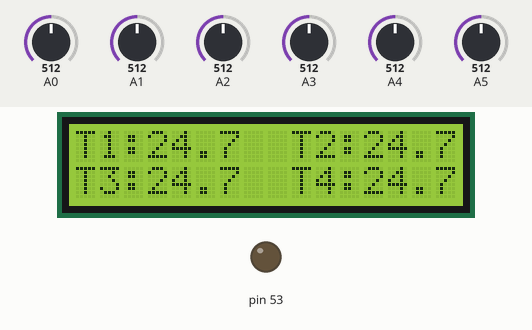
The sketch below on a simulated Arduino Mega 2560, built with avr-gcc and run on an emulated ATmega2560. On the bench: 16×2 character LCD, output pins drawn as LEDs (lit = HIGH). The test bench sets the inputs (shaded band); at power-on: A0 = 512, A1 = 512, A2 = 512, A3 = 512, A4 = 512, A5 = 512. The local clock reads 2024-03-15 10:24:30 at power-on unless the sketch sets it; storage starts empty; what the sketch prints to the serial monitor is not drawn.

Above: at 1.2 s.
1.3 s: A0 set to 716
At 4.4 s:
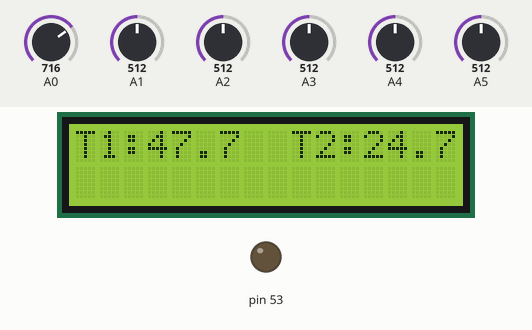
10.1 s: A1 set to 716
At 11.6 s:
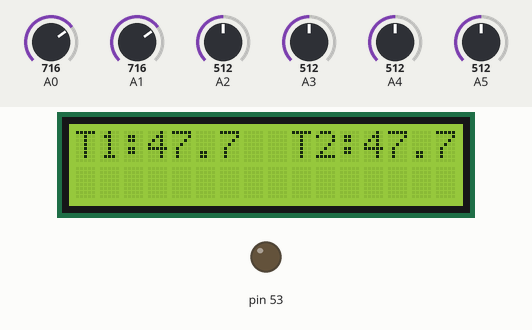
14.7 s: A2 set to 716
At 19.6 s:
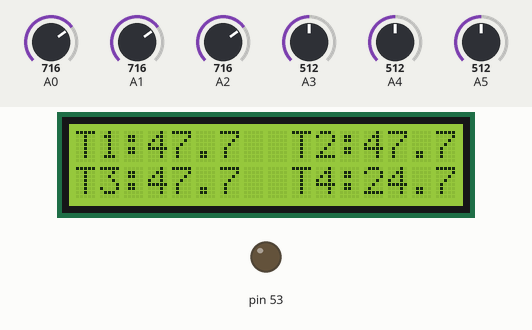
20.5 s: A3 set to 716
At 23.2 s:
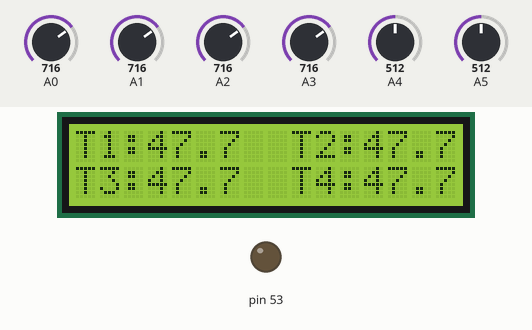
25.1 s: A4 set to 716
At 27.8 s:
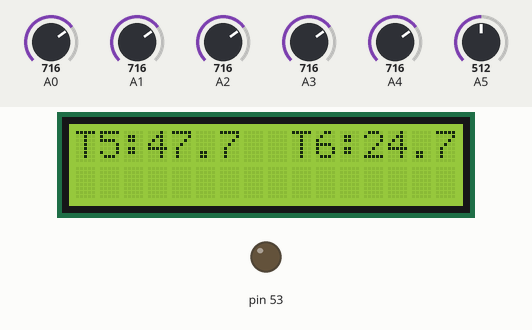
29.7 s: A5 set to 716
At 35.1 s:
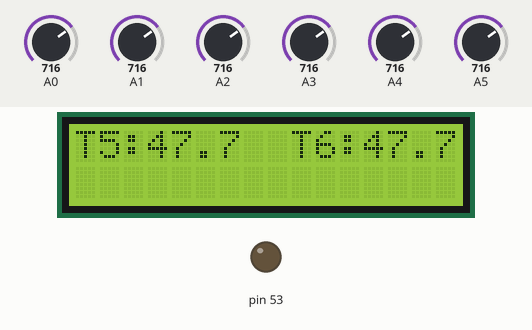
Timing chart, 0 to 36.6 s (numbered marks = the images above; inputs shaded):
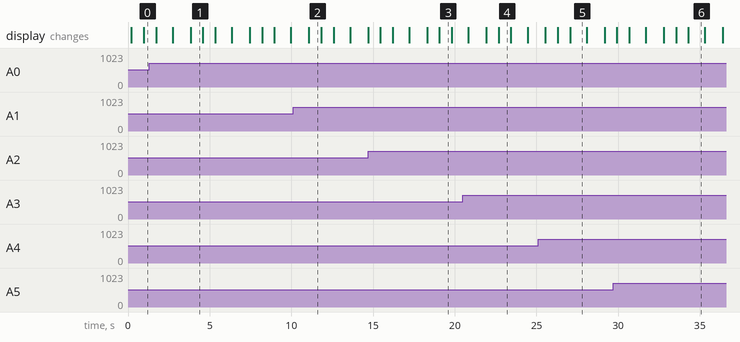

Measured:
- what the display in image 1 shows lasts 0.8 s, from 3.8 s to 4.6 s
- what the display in image 5 shows lasts 1.0 s, from 27.1 s to 28.1 s

The sketch:

sd-rtc-lcd-thermistor-code.ino
```cpp
#include <RTC.h>
#include <Wire.h>
#include <SPI.h>
#include <SD.h>
#include <LiquidCrystal.h>

File myFile;
char filename[10];

static DS3231 RTC;

// voltage between thermistor and known resistor = V0//
float Vo;
//Known resistance value, R1= 100k ohm//
int Vin=1023.0;
float R1 = 10000.0;
float logR2, R2, T1, T2, T3, T4, T5, T6 ;
float c1 = 1.009249522e-03, c2 = 2.378405444e-04, c3 = 2.019202697e-07;

LiquidCrystal lcd(2 , 3, 4, 5, 6, 7);

void setup() {
  lcd.begin(16, 2);
  Serial.begin(9600);
  RTC.begin();

  RTC.setHourMode(CLOCK_H24);
  RTC.setDay(28);
  RTC.setMonth(8);
  RTC.setYear(2021);

  RTC.setHours(11);
  RTC.setMinutes(45);
  RTC.setSeconds(56);

  RTC.setWeek(5);

  if (!SD.begin(53)) {
    Serial.println("initialization failed!");
    return;
  }
  Serial.println("initialization done.");
  pinMode(53, OUTPUT);
}
void loop()
  {
  int day=RTC.getDay();

  getFileName();
  Serial.println(filename);
  myFile = SD.open(filename, FILE_WRITE);

  //rtc code
  switch (RTC.getWeek())
  {
    case 1:
      Serial.print("SUN");
      break;
    case 2:
      Serial.print("MON");
      break;
    case 3:
      Serial.print("TUE");
      break;
    case 4:
      Serial.print("WED");
      break;
    case 5:
      Serial.print("THU");
      break;
    case 6:
      Serial.print("FRI");
      break;
    case 7:
      Serial.print("SAT");
      break;
  }
  Serial.print(" ");
  Serial.print(RTC.getDay());
  Serial.print("-");
  Serial.print(RTC.getMonth());
  Serial.print("-");
  Serial.print(RTC.getYear());

  Serial.print(" ");

  Serial.print(RTC.getHours());
  Serial.print(":");
  Serial.print(RTC.getMinutes());
  Serial.print(":");
  Serial.print(RTC.getSeconds());
  Serial.print(" ");


  //rtc code ends

  //thermistor and lcd code starts
  Vo = analogRead(A0);
  R2 = R1 * (Vin / Vo - 1.0);//voltage divider formula
  logR2 = log(R2);
  T1 = (1.0 / (c1 + c2*logR2 + c3*logR2*logR2*logR2));//equation to convert resistance to temperature//T1 = (1.0 / (c1 + c2*logR2 + c3*logR2*logR2*logR2));
  T1 = T1 - 273.15;

  Serial.println(" ");
  Serial.print("Temp T1=  ");
  Serial.print(T1);
  Serial.print(" C");

  //Printing temperature T2 on the serial monitor//
  Vo = analogRead(A1);
  R2 = R1 * (Vin / (float)Vo - 1.0);
  logR2 = log(R2);
  T2 = (1.0 / (c1 + c2*logR2 + c3*logR2*logR2*logR2));//T2 = (1.0 / (c1 + c2*logR2 + c3*logR2*logR2*logR2));
  T2 = T2 - 273.15;
  //T2 = 25;


  Serial.println(" ");
  Serial.print("Temp T2=  ");
  Serial.print(T2);
  Serial.print(" C");

  //Printing temperature T3 on the serial monitor//
  Vo = analogRead(A2);
  R2 = R1 * (Vin / (float)Vo - 1.0);
  logR2 = log(R2);
  T3 = (1.0 / (c1 + c2*logR2 + c3*logR2*logR2*logR2));//T3 = (1.0 / (c1 + c2*logR2 + c3*logR2*logR2*logR2));
  T3 = T3 - 273.15;
  //T3 = 25;

  Serial.println(" ");
  Serial.print("Temp T3=  ");
  Serial.print(T3);
  Serial.print(" C");

  //Printing temperature T4 on the serial monitor//

  Vo = analogRead(A3);
  R2 = R1 * (Vin / (float)Vo - 1.0);
  logR2 = log(R2);
  T4 = (1.0 / (c1 + c2*logR2 + c3*logR2*logR2*logR2));//T4 = (1.0 / (c1 + c2*logR2 + c3*logR2*logR2*logR2));
  T4 = T4 - 273.15;
  //T4 = 25;
  Serial.println(" ");
  Serial.print("Temp T4=  ");
  Serial.print(T4);
  Serial.print(" C");

  //Printing temperature T5 on the serial monitor//

  Vo = analogRead(A4);
  R2 = R1 * (Vin / (float)Vo - 1.0);
  logR2 = log(R2);
  T5 = (1.0 / (c1 + c2*logR2 + c3*logR2*logR2*logR2));//T5 = (1.0 / (c1 + c2*logR2 + c3*logR2*logR2*logR2));
  T5 = T5 - 273.15;
  //T5 = 25;
  Serial.println(" ");
  Serial.print("Temp T5=  ");
  Serial.print(T5);
  Serial.print(" C");

  //Printing temperature T6 on the serial monitor//

  Vo = analogRead(A5);
  R2 = R1 * (1023.0 / (float)Vo - 1.0);
  logR2 = log(R2);
  T6 = (1.0 / (c1 + c2*logR2 + c3*logR2*logR2*logR2));//T6 = (1.0 / (c1 + c2*logR2 + c3*logR2*logR2*logR2));
  T6 = T6 - 273.15;
  //T6 = 25;


  Serial.println(" ");
  Serial.print("Temp T6=  ");
  Serial.print(T6);
  Serial.print(" C");

  //delay(1000);
  lcd.setCursor(0,0);
  lcd.print("T1:");
  lcd.print(T1,1);
  lcd.print("  ");
  lcd.print("T2:");
  lcd.println(T2,1);
  delay(750);

  lcd.setCursor(0,1);
  lcd.print("T3:");
  lcd.print(T3,1);
  lcd.print("  ");
  lcd.print("T4:");
  lcd.println(T4,1);
  delay(750);
  lcd.clear();

  lcd.setCursor(0,0);
  lcd.print("T5:");
  lcd.print(T5,1);
  lcd.print("  ");
  lcd.print("T6:");
  lcd.println(T6,1);
  delay(1000);
  lcd.clear();


  String dataString=String(String(RTC.getHours())+","+String(RTC.getMinutes())+","+String(RTC.getSeconds())+" T1="+String(T1)+" T2="+String(T2)+" T3="+String(T3)+" T4="+String(T4)+" T5="+String(T5)+" T6="+String(T6));
  myFile.println(dataString);
  myFile.close();
  delay(1000);

}
void getFileName(){

  sprintf(filename, "%02d-%02d.txt", RTC.getDay(),RTC.getMonth());
}
```
